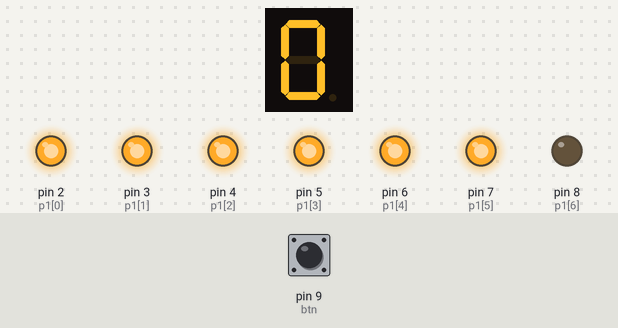
Simulated run of this sketch. Board: Arduino Uno, built with avr-gcc and run on an emulated ATmega328P. Parts: 1-digit seven-segment display, output pins drawn as LEDs (lit = HIGH). Wiring (inferred from the names in the program): 1-digit 7-segment display, segments lit when HIGH: segments pin 10, pin 11, pin 12, pin 13, pin 14, pin 15, pin 16. Inputs (shaded band) come from the test bench; at power-on: pin 9 (btn) HIGH. The segment pins are drawn as the display they are named for; pins used as bus, display or sensor lines are not drawn.

Above: at 1.2 s.
1.3 s: pin 9 (btn) pulled LOW for 0.15 s
At 2.4 s:
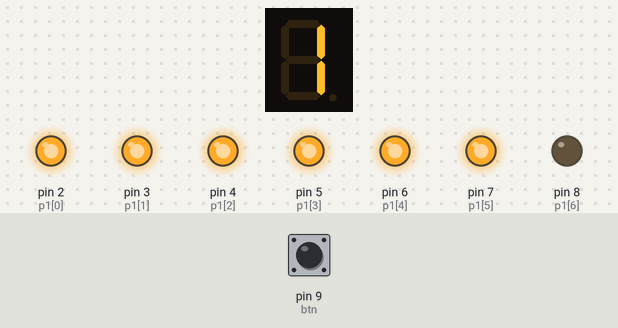
2.9 s: pin 9 (btn) pulled LOW for 1 s
At 3.6 s:
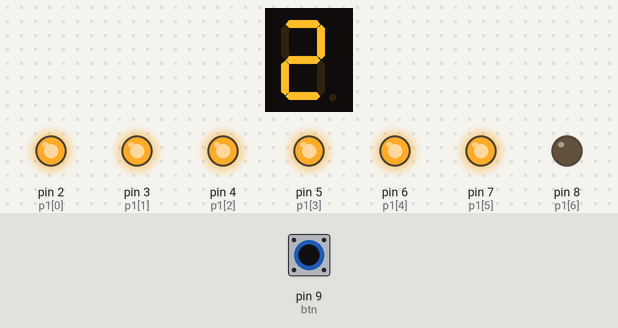
5.4 s: pin 9 (btn) pulled LOW for 0.15 s
At 6.6 s:
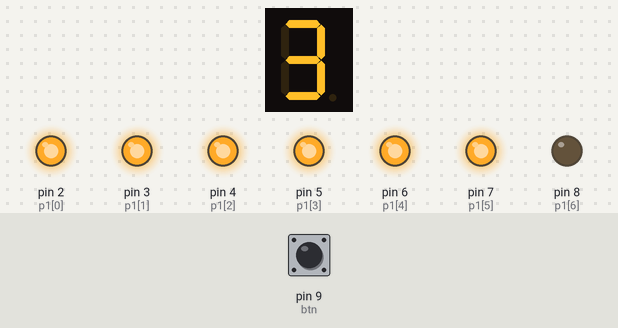
7.0 s: pin 9 (btn) pulled LOW for 3.2 s
At 7.9 s:
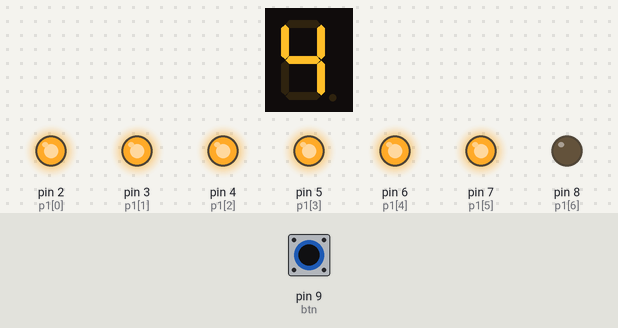
11.7 s: pin 9 (btn) pulled LOW for 0.15 s
At 12.7 s:
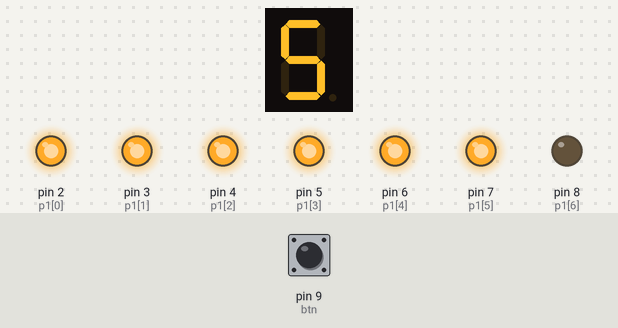
13.3 s: pin 9 (btn) pulled LOW for 1 s
At 13.9 s:
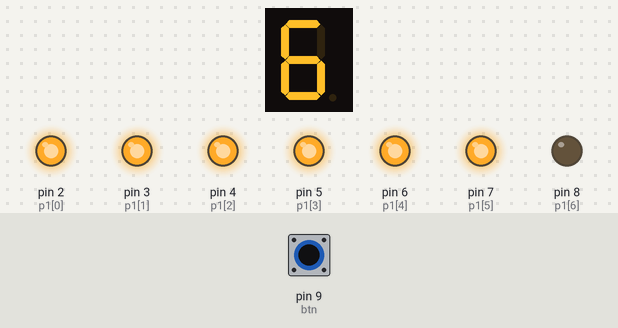
Timing chart, 0 to 16.3 s (numbered marks = the images above; inputs shaded):
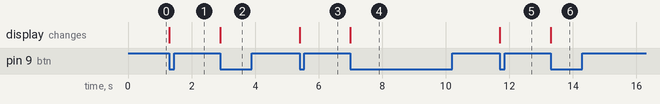

Measured:
- after the input at 1.3 s, the display: changes at once (image 1)
- after the input at 2.9 s, the display: changes at once (image 2)
- after the input at 5.4 s, the display: changes at once (image 3)
- after the input at 7.0 s, the display: changes at once (image 4)
- after the input at 11.7 s, the display: changes at once (image 5)
- after the input at 13.3 s, the display: changes at once (image 6)

The sketch:

7Segment-AliMolaei.ino
```cpp
int p1[] = {2,3,4,5,6,7,8};
int p2[] = {10,11,12,13,14,15,16};
int btn = 9;
int num = 0;
int last = HIGH;

byte hex[10] = {0x3F,0x06,0x5B,0x4F,0x66,0x6D,0x7D,0x07,0x7F,0x6F};

void setup() {
  for(int i=0;i<7;i++){pinMode(p1[i],OUTPUT); pinMode(p2[i],OUTPUT);}
  pinMode(btn, INPUT_PULLUP);
  show(0);
}

void loop() {
  int r = digitalRead(btn);
  if(r==LOW && last==HIGH){num=(num+1)%100; show(num); delay(250);}
  last=r;
}

void show(int n){showDigit(n/10,p1); showDigit(n%10,p2);}

void showDigit(int d, int p[]){
  byte pat = hex[d];
  for(int i=0;i<7;i++) digitalWrite(p[i], (pat>>i)&1);
}
```
